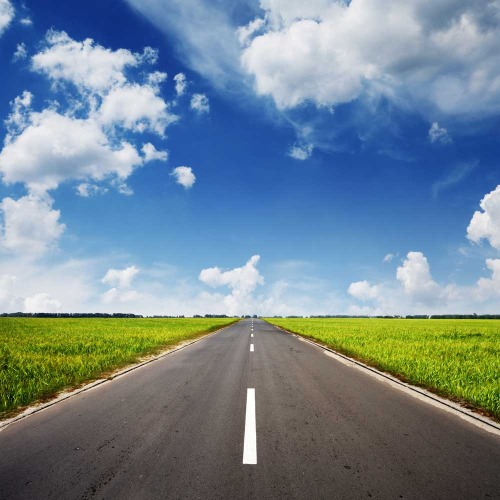
#> input picture Python/Practice/opencv_practice/road/road.jpg, 1000 x 1000 px, found by its file name (shown at 1/2 size)
$ python opencv_road_hw.py
#> lines starting #> are read from the running program, lines starting #| are printed output that depends on the picture; after the words box and inside, x2 and y2 are one past the last pixel; in counts of white or black regions, pixels touching at a corner belong together
import cv2
import numpy as np


def nothing(x):
    pass


def output_img(img, text):
    cv2.namedWindow(text, cv2.WINDOW_NORMAL)
    cv2.imshow(text, img)
    cv2.imwrite('%s.png' % text, img)


# read image
path = "E:/MyProgramming/Python/Practice/opencv_practice/road/road.jpg"
road = cv2.imread(path)
#> road is the input picture: shape (1000, 1000, 3); mean B, G, R 146.6, 134.2, 114
# print(road.shape)  # (1000, 1000, 3)

# convert to gray
gray = cv2.cvtColor(road, cv2.COLOR_BGR2GRAY)
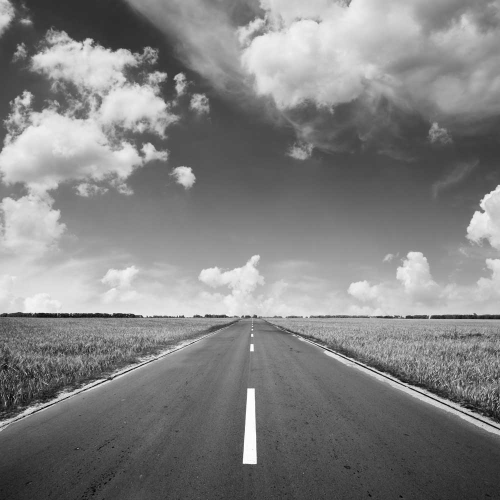
#> gray: shape (1000, 1000) (shown at 1/2 size); min 1, max 255, mean 129.6
# output_img(gray, text="./road/gray")

# filter
blur = cv2.GaussianBlur(gray, (5, 5), 0)
# [21 lines of commented-out code are left out]
sobel = cv2.Sobel(gray, ddepth=-1, dx=1, dy=0, ksize=3)
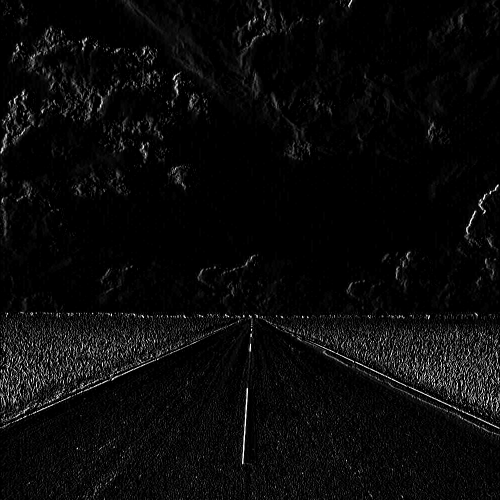
#> sobel: shape (1000, 1000) (shown at 1/2 size); min 0, max 255, mean 10.1
# [15 lines of commented-out code are left out]
_, thres = cv2.threshold(sobel, 30, 255, cv2.THRESH_BINARY)
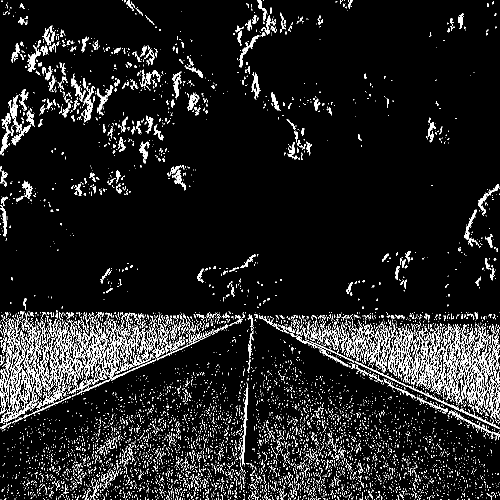
#> thres: shape (1000, 1000) (shown at 1/2 size); 8.9% white in thin lines or dots
# [56 lines of commented-out code are left out]
line_thres = 375
min_line = 489
max_gap = 60
linesP = cv2.HoughLinesP(thres, 1, np.pi/180, threshold=line_thres, minLineLength=min_line, maxLineGap=max_gap)
#> linesP = [[509, 629, 998, 857], [3, 843, 509, 628]]
print(linesP.shape)
#| (2, 1, 4)
print(linesP)
#| [[[509 629 998 857]]
#|  [[  3 843 509 628]]]

for line in linesP:
    for x1, y1, x2, y2 in line:
        cv2.line(road, (x1, y1), (x2, y2), (255, 0, 0), 5)
#> this loop made 2 passes
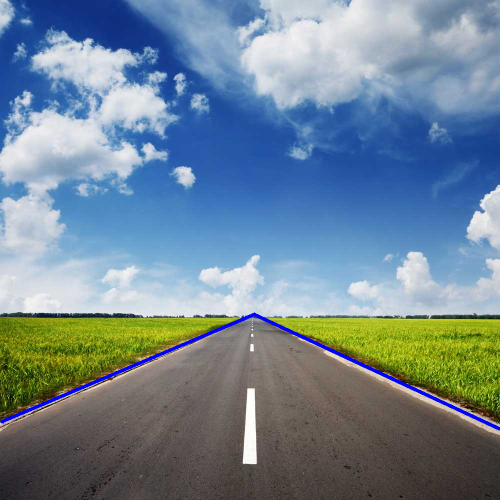
#> road: shape (1000, 1000, 3) (shown at 1/2 size); 0.75% of pixels changed, all inside (x1, y1, x2, y2) = (0, 625, 1000, 861)


# last:
# original -> gray -> sobel(ddpeth=-1, dx=1, dy=0, ksize=3) -> threshold(30, 255, THRESH_BINARY) ->
# HoughLinesP(1, np.pi/180, threshold=375, minLineLength=489, maxLineGap=60)

# cv2.imshow("Linear", road)
# cv2.imwrite("./road/road_result.png", road)
cv2.waitKey(0)
cv2.destroyAllWindows()
